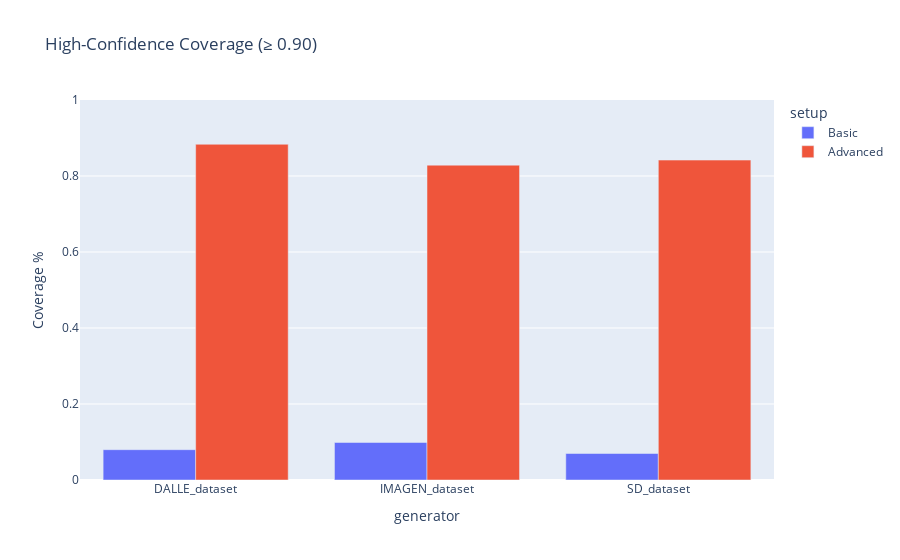

The code cell stored with this chart in its notebook:
### Markdown cell above
#### **High-Confidence Coverage**

### Code cell
fig = px.bar(
    combined_df,
    x="generator",
    y="high_conf_coverage",
    color="setup",
    barmode="group",
    title="High-Confidence Coverage (≥ 0.90)"
)
fig.update_layout(yaxis_range=[0, 1], yaxis_title="Coverage %")
fig.show()

### Figure 1 — Plotly figure (JSON) as saved in the notebook; plotly's stock layout.template omitted (floating-point values rounded to 4 significant figures)
{"data": [{"alignmentgroup": "True", "hovertemplate": "setup=Basic<br>generator=%{x}<br>high_conf_coverage=%{y}<extra></extra>", "legendgroup": "Basic", "marker": {"color": "#636efa", "pattern": {"shape": ""}}, "name": "Basic", "offsetgroup": "Basic", "orientation": "v", "showlegend": true, "textposition": "auto", "type": "bar", "x": ["DALLE_dataset", "IMAGEN_dataset", "SD_dataset"], "xaxis": "x", "y": [0.0798, 0.0987, 0.0697], "yaxis": "y"}, {"alignmentgroup": "True", "hovertemplate": "setup=Advanced<br>generator=%{x}<br>high_conf_coverage=%{y}<extra></extra>", "legendgroup": "Advanced", "marker": {"color": "#EF553B", "pattern": {"shape": ""}}, "name": "Advanced", "offsetgroup": "Advanced", "orientation": "v", "showlegend": true, "textposition": "auto", "type": "bar", "x": ["DALLE_dataset", "IMAGEN_dataset", "SD_dataset"], "xaxis": "x", "y": [0.8835, 0.8285, 0.8419], "yaxis": "y"}], "layout": {"barmode": "group", "legend": {"title": {"text": "setup"}, "tracegroupgap": 0}, "title": {"text": "High-Confidence Coverage (≥ 0.90)"}, "xaxis": {"anchor": "y", "domain": [0, 1], "title": {"text": "generator"}}, "yaxis": {"anchor": "x", "domain": [0, 1], "range": [0, 1], "title": {"text": "Coverage %"}}}}
